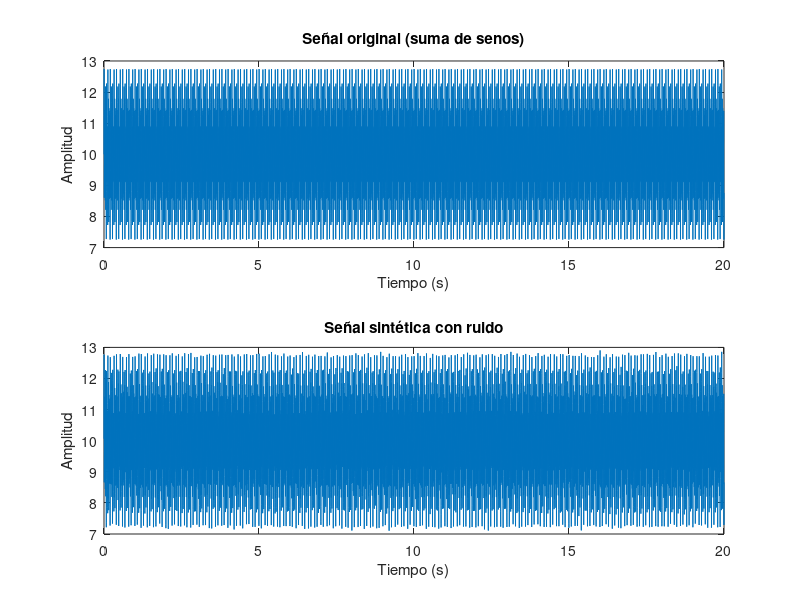

The MATLAB script that drew this image:
close all
clear all

% Parámetros de la señal
Fs = 1000;                % Frecuencia de muestreo (Hz)
T = 1/Fs;                 % Periodo de muestreo
L = 20000;                 % Número de puntos de la señal
t = (0:L-1)*T;            % Vector de tiempo

% Frecuencias de los senos
f1 = 50;                  % Frecuencia del primer seno (Hz)
f2 = 65;                 % Frecuencia del segundo seno (Hz)
f3 = 90;                 % Frecuencia del tercer seno (Hz)

% Crear la señal como la suma de senos
signal = 10 + sin(2*pi*f1*t) + sin(2*pi*f2*t) + sin(2*pi*f3*t);

% Añadir ruido aleatorio (ruido gaussiano)
noise = 0.05 * randn(size(t));  % Ruido con una varianza ajustable (0.5 aquí)
synthetic_signal = signal + noise;

% Graficar la señal
figure;
subplot(2,1,1);
plot(t, signal);
title('Señal original (suma de senos)');
xlabel('Tiempo (s)');
ylabel('Amplitud');

subplot(2,1,2);
plot(t, synthetic_signal);
title('Señal sintética con ruido');
xlabel('Tiempo (s)');
ylabel('Amplitud');

save("signal.mat", "synthetic_signal")